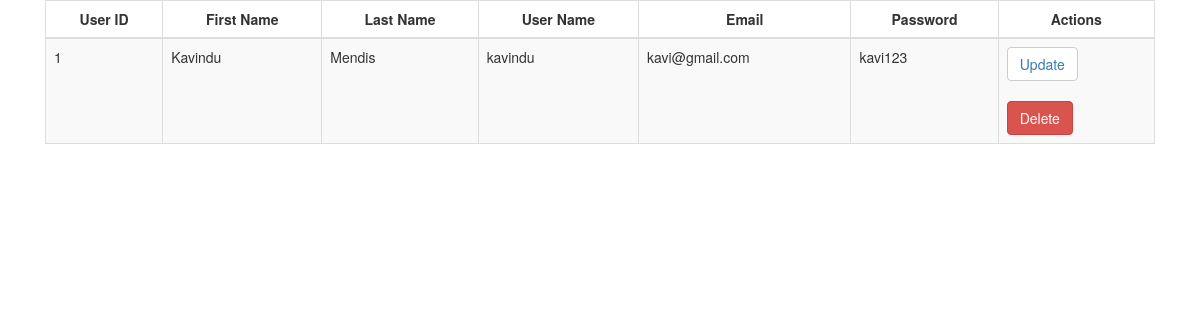
The app's page /reg_test.php with its own data.
### tables this page shows
CREATE TABLE `registered_users` (
  `user_id` int(11) NOT NULL,
  `first_name` varchar(255) NOT NULL,
  `last_name` varchar(255) NOT NULL,
  `user_name` varchar(20) NOT NULL,
  `email` varchar(255) NOT NULL,
  `password` varchar(255) NOT NULL
);

### reg_test.php (the view, shortened to what this page needs)
<!DOCTYPE html>
<html>
    <head>
        <link href='https://maxcdn.bootstrapcdn.com/bootstrap/3.3.7/css/bootstrap.min.css' rel='stylesheet' type='text/css'>
    </head>
    <body>
        <?php
        include "db_connect.php";
        ?>
        <section id="bg-bus" class="d-flex align-items-center">
            <main id="main">
                <div class="container">
                    <div class="col-lg-12">
                        <div class="row">
                            <div class="card col-md-12">
                                <div class="card-body">
                                    <table class="table table-striped table-bordered" id="user-field">
                                        <thead>
                                            <tr>
                                                <th class="text-center">User ID</th>
                                                <th class="text-center">First Name</th>
                                                <th class="text-center">Last Name</th>
                                                <th class="text-center">User Name</th>
                                                <th class="text-center">Email</th>
                                                <th class="text-center">Password</th>
                                                <th class="text-center">Actions</th>
                                            </tr>
                                        </thead>
                                        <tbody>
                                                            <?php
                        $query = "SELECT * FROM registered_users";
                        $result = mysqli_query($conn, $query);
                        while ($row = mysqli_fetch_assoc($result)) {
                            $id = $row['user_id'];
                            $fname = $row['first_name'];
                            $lname = $row['last_name'];
                            $name = $row['user_name'];
                            $email = $row['email'];
                            $password = $row['password'];
                            ?>
                            <tr>
                                <td><?= $id ?></td>
                                <td><?= $fname ?></td>
                                <td><?= $lname ?></td>
                                <td><?= $name ?></td>
                                <td><?= $email ?></td>
                                <td><?= $password ?></td>
                                <td>
                                    <button class='update btn btn-default' data-toggle="modal" data-target="#myModal"><a href='#' data-role="update" data-id='<?= $id ?>'>Update</a></button>
                                    <div class="row">&nbsp</div>
                                    <button class='delete btn btn-danger' id='del_<?= $id ?>' data-id='<?= $id ?>' >Delete</button>
                                </td>
                            </tr>
                            <?php
                        }
                        ?>
                                        </tbody>
                                    </table>
                                </div>
                            </div>
                        </div>
                    </div>
                </div>
            </main>
        </section>
    </body>
</html>

### records on screen
registered_users: user_id "1", first_name "Kavindu", last_name "Mendis", user_name "kavindu", email "kavi@gmail.com", password "kavi123"
